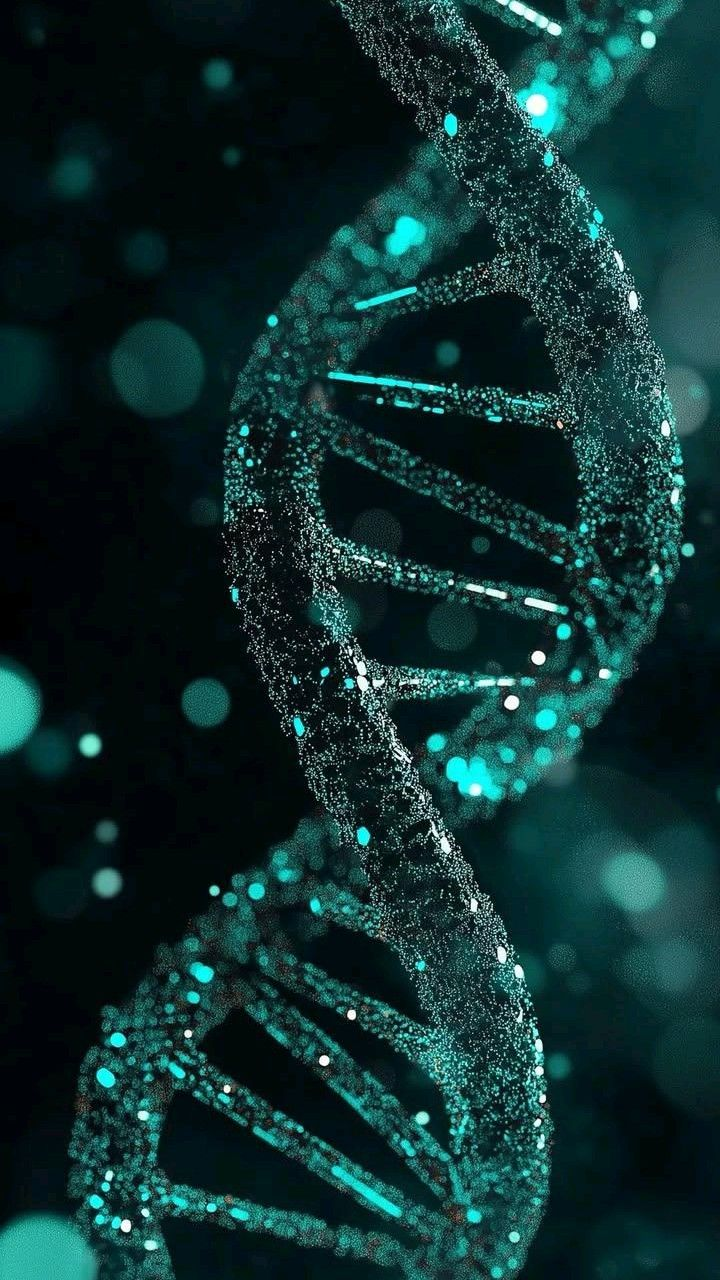
#> input picture assets/images/25b7f8e45f0562d8ee65f602a9970187.jpg, 720 x 1280 px; its folder holds 4 pictures in this run
$ python generate-thumbs.py
#> lines starting #> are read from the running program, lines starting #| are printed output that depends on the picture
#!/usr/bin/env python3
from pathlib import Path
from PIL import Image
import sys

IMAGES_DIR   = Path("assets/images")
THUMBS_DIR   = Path("assets/images/thumbs")
THUMB_WIDTH  = 80
JPEG_QUALITY = 55
SUPPORTED    = {".jpg", ".jpeg", ".png", ".webp"}

def generate_thumb(src):
    dest    = THUMBS_DIR / (src.stem + ".jpg")
    img     = Image.open(src).convert("RGB")
#> img is the input picture: PIL image 720x1280 RGB; mean R, G, B 15.1, 46.5, 46.7
    w, h    = img.size
#> w = 720; h = 1280
    thumb_h = int(h * THUMB_WIDTH / w)
#> thumb_h = 142
    thumb   = img.resize((THUMB_WIDTH, thumb_h), Image.LANCZOS)
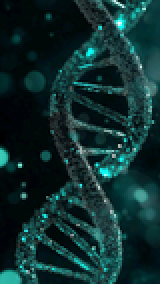
#> thumb: PIL image 80x142 RGB (shown 2 times larger); mean R, G, B 15.2, 46.5, 46.7
    thumb.save(dest, "JPEG", quality=JPEG_QUALITY, optimize=True, progressive=True)
    print(f"  {src.name:<40} {src.stat().st_size//1024:>5}KB  ->  {dest.name} ({dest.stat().st_size}B)")

if __name__ == "__main__":
    THUMBS_DIR.mkdir(parents=True, exist_ok=True)
    images = [p for p in IMAGES_DIR.iterdir() if p.is_file() and p.suffix.lower() in SUPPORTED]
    print(f"\nGenerating {len(images)} thumbnails...\n")
    for img_path in images:
        generate_thumb(img_path)
#> pass 2 of the loop `for img_path in images:`:
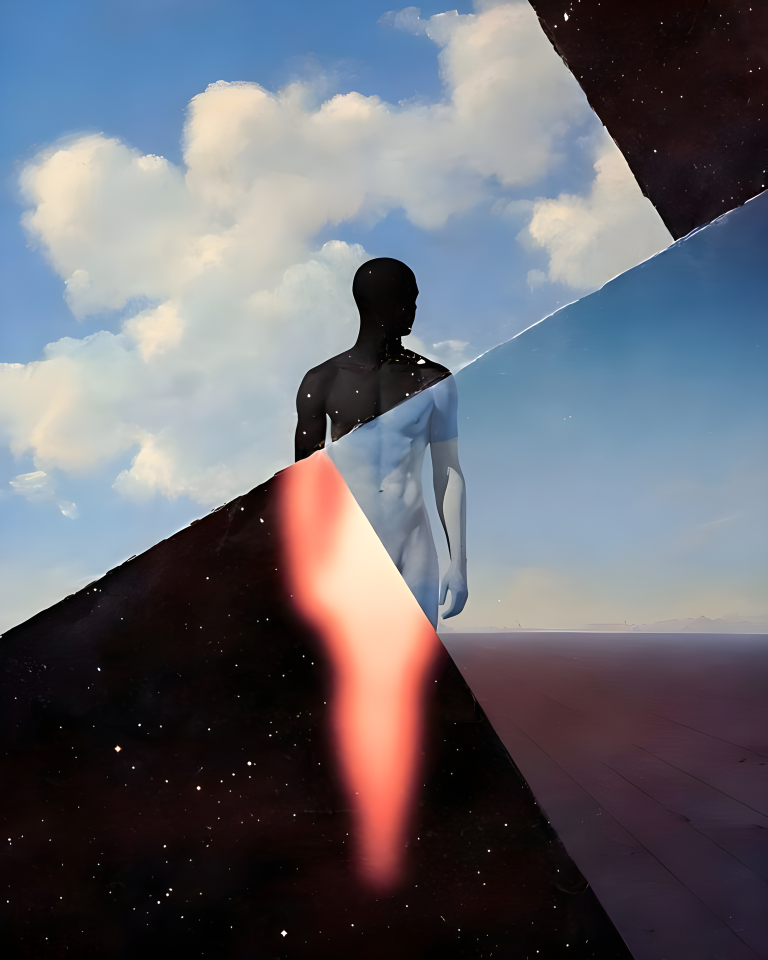
#> input picture assets/images/about-photo.png, 1535 x 1920 px (shown at 1/2 size)
#> in generate_thumb, img is the input picture: PIL image 1535x1920 RGB; mean R, G, B 104.1, 104.9, 113.4
#> in generate_thumb (call 2), `thumb   = img.resize((THUMB_WIDTH, thumb_h), Image.LANCZOS)`:
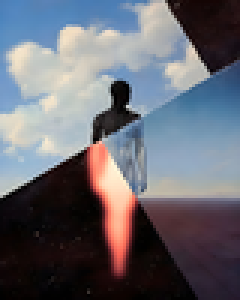
#> thumb: PIL image 80x100 RGB (shown 3 times larger); mean R, G, B 104.1, 104.9, 113.4
#> pass 3 of the loop `for img_path in images:`:
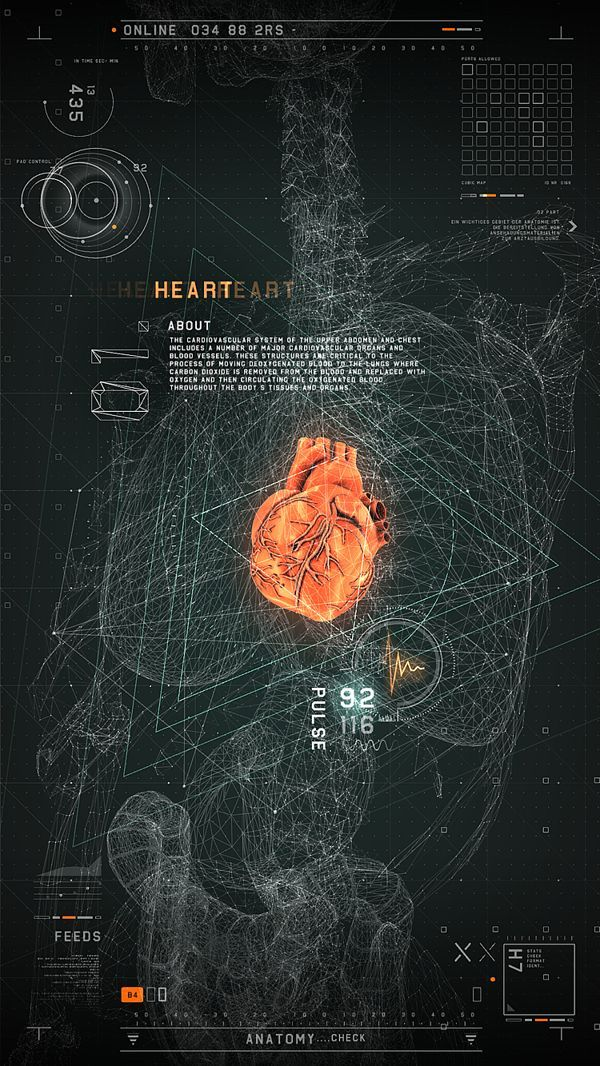
#> input picture assets/images/bloodanalyzer.jpg, 600 x 1066 px
#> in generate_thumb, img is the input picture: PIL image 600x1066 RGB; mean R, G, B 41.8, 45.6, 43.1
#> in generate_thumb (call 3), `thumb   = img.resize((THUMB_WIDTH, thumb_h), Image.LANCZOS)`:
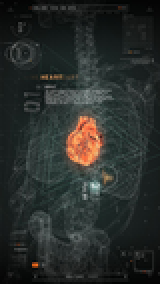
#> thumb: PIL image 80x142 RGB (shown 2 times larger); mean R, G, B 41.8, 45.6, 43.1
#> the loop made 4 passes; the first 3 are shown
    print(f"\nDone. Commit assets/images/thumbs/ and redeploy.\n")
